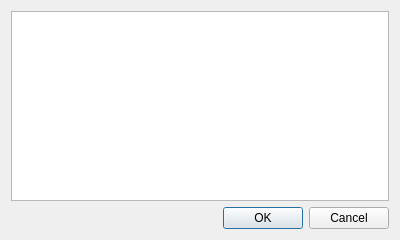
<?xml version="1.0" encoding="UTF-8"?>
<ui version="4.0">
 <class>CmdUI</class>
 <widget class="QDialog" name="CmdUI">
  <property name="geometry">
   <rect>
    <x>0</x>
    <y>0</y>
    <width>400</width>
    <height>240</height>
   </rect>
  </property>
  <property name="windowTitle">
   <string>Command Line Options</string>
  </property>
  <layout class="QVBoxLayout" name="verticalLayout">
   <item>
    <widget class="QTextEdit" name="textCommand"/>
   </item>
   <item>
    <widget class="QDialogButtonBox" name="buttonBox">
     <property name="orientation">
      <enum>Qt::Horizontal</enum>
     </property>
     <property name="standardButtons">
      <set>QDialogButtonBox::Cancel|QDialogButtonBox::Ok</set>
     </property>
    </widget>
   </item>
  </layout>
 </widget>
 <resources/>
 <connections>
  <connection>
   <sender>buttonBox</sender>
   <signal>accepted()</signal>
   <receiver>CmdUI</receiver>
   <slot>accept()</slot>
   <hints>
    <hint type="sourcelabel">
     <x>248</x>
     <y>254</y>
    </hint>
    <hint type="destinationlabel">
     <x>157</x>
     <y>274</y>
    </hint>
   </hints>
  </connection>
  <connection>
   <sender>buttonBox</sender>
   <signal>rejected()</signal>
   <receiver>CmdUI</receiver>
   <slot>reject()</slot>
   <hints>
    <hint type="sourcelabel">
     <x>316</x>
     <y>260</y>
    </hint>
    <hint type="destinationlabel">
     <x>286</x>
     <y>274</y>
    </hint>
   </hints>
  </connection>
 </connections>
</ui>
